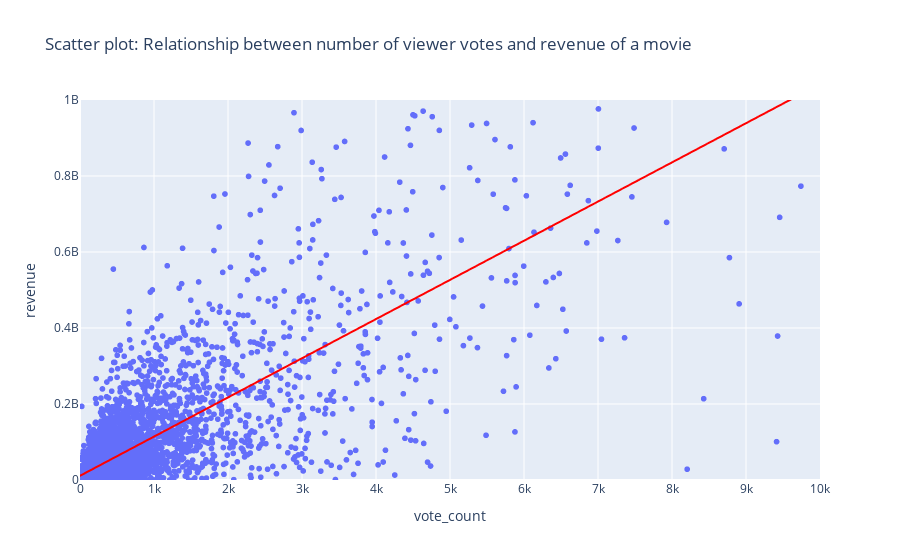

Write notebook code for a chart like this one.
### Code cell
# Scatter plot: Relationship between number of viewer votes and revenue of a movie
px.scatter(df, x="vote_count", y="revenue", range_x=[0, 10000], range_y=[0, 1000000000],
           title="Scatter plot: Relationship between number of viewer votes and revenue of a movie",
           trendline="ols", trendline_color_override="red")

### Figure 1 — Plotly figure (JSON) as saved in the notebook; plotly's stock layout.template omitted (floating-point values rounded to 4 significant figures; data arrays with more than 128 entries replaced by an {"elided": "..."} marker saying what was removed)
{"data": [{"hovertemplate": "vote_count=%{x}<br>revenue=%{y}<extra></extra>", "legendgroup": "", "marker": {"color": "#636efa", "symbol": "circle"}, "mode": "markers", "name": "", "showlegend": false, "type": "scattergl", "x": {"elided": "4803 int values"}, "xaxis": "x", "y": {"elided": "4803 int values"}, "yaxis": "y"}, {"hovertemplate": "<b>OLS trendline</b><br>revenue = 103088 * vote_count + 1.11076e+07<br>R<sup>2</sup>=0.610722<br><br>vote_count=%{x}<br>revenue=%{y} <b>(trend)</b><extra></extra>", "legendgroup": "", "line": {"color": "red"}, "marker": {"color": "#636efa", "symbol": "circle"}, "mode": "lines", "name": "", "showlegend": false, "type": "scattergl", "x": {"elided": "4803 int values"}, "xaxis": "x", "y": {"elided": "4803 float values"}, "yaxis": "y"}], "layout": {"legend": {"tracegroupgap": 0}, "title": {"text": "Scatter plot: Relationship between number of viewer votes and revenue of a movie"}, "xaxis": {"anchor": "y", "domain": [0, 1], "range": [0, 10000], "title": {"text": "vote_count"}}, "yaxis": {"anchor": "x", "domain": [0, 1], "range": [0, 1000000000], "title": {"text": "revenue"}}}}
